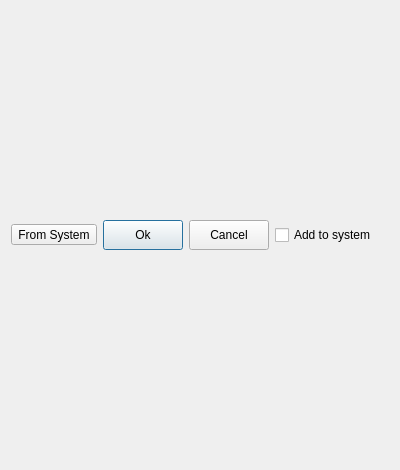
<?xml version="1.0" encoding="UTF-8"?>
<ui version="4.0">
 <class>QAddResourceDialog</class>
 <widget class="QDialog" name="QAddResourceDialog">
  <property name="geometry">
   <rect>
    <x>0</x>
    <y>0</y>
    <width>400</width>
    <height>470</height>
   </rect>
  </property>
  <property name="minimumSize">
   <size>
    <width>400</width>
    <height>0</height>
   </size>
  </property>
  <property name="maximumSize">
   <size>
    <width>400</width>
    <height>9999</height>
   </size>
  </property>
  <property name="windowTitle">
   <string>Add Resource</string>
  </property>
  <property name="styleSheet">
   <string notr="true">background-image: url(:/project/design/images/user/data.png);</string>
  </property>
  <layout class="QVBoxLayout" name="verticalLayout">
   <item>
    <layout class="QHBoxLayout" name="horizontalLayout">
     <item>
      <widget class="QToolButton" name="toolButton">
       <property name="text">
        <string>From System</string>
       </property>
       <property name="arrowType">
        <enum>Qt::NoArrow</enum>
       </property>
      </widget>
     </item>
     <item>
      <widget class="QPushButton" name="pushButton">
       <property name="minimumSize">
        <size>
         <width>80</width>
         <height>30</height>
        </size>
       </property>
       <property name="maximumSize">
        <size>
         <width>80</width>
         <height>30</height>
        </size>
       </property>
       <property name="text">
        <string>Ok</string>
       </property>
      </widget>
     </item>
     <item>
      <widget class="QPushButton" name="pushButton_2">
       <property name="minimumSize">
        <size>
         <width>80</width>
         <height>30</height>
        </size>
       </property>
       <property name="maximumSize">
        <size>
         <width>80</width>
         <height>30</height>
        </size>
       </property>
       <property name="text">
        <string>Cancel</string>
       </property>
      </widget>
     </item>
     <item>
      <widget class="QCheckBox" name="checkBox">
       <property name="text">
        <string>Add to system</string>
       </property>
      </widget>
     </item>
    </layout>
   </item>
  </layout>
 </widget>
 <resources/>
 <connections/>
</ui>
